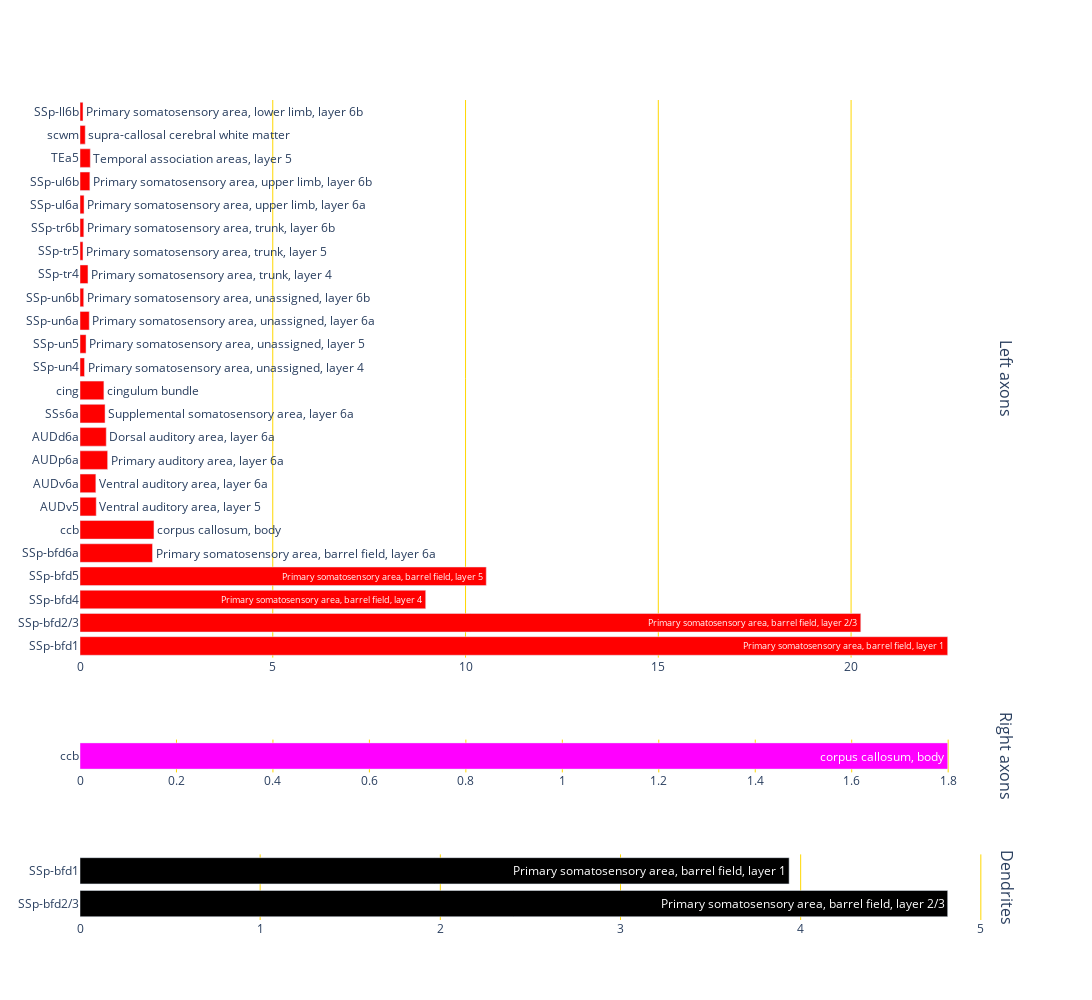

Source (notebook cell):
### Code cell
plot_hist(new_axonL,new_axonR,regionsD,out_name)

### Figure 1 — Plotly figure (JSON) as saved in the notebook; plotly's stock layout.template omitted (floating-point values rounded to 4 significant figures)
{"data": [{"hovertemplate": "<i>%{x}</i>, <b>%{text}</b>", "marker": {"color": "red"}, "name": "", "orientation": "h", "text": ["Primary somatosensory area, barrel field, layer 1", "Primary somatosensory area, barrel field, layer 2/3", "Primary somatosensory area, barrel field, layer 4", "Primary somatosensory area, barrel field, layer 5", "Primary somatosensory area, barrel field, layer 6a", "corpus callosum, body", "Ventral auditory area, layer 5", "Ventral auditory area, layer 6a", "Primary auditory area, layer 6a", "Dorsal auditory area, layer 6a", "Supplemental somatosensory area, layer 6a", "cingulum bundle", "Primary somatosensory area, unassigned, layer 4", "Primary somatosensory area, unassigned, layer 5", "Primary somatosensory area, unassigned, layer 6a", "Primary somatosensory area, unassigned, layer 6b", "Primary somatosensory area, trunk, layer 4", "Primary somatosensory area, trunk, layer 5", "Primary somatosensory area, trunk, layer 6b", "Primary somatosensory area, upper limb, layer 6a", "Primary somatosensory area, upper limb, layer 6b", "Temporal association areas, layer 5", "supra-callosal cerebral white matter", "Primary somatosensory area, lower limb, layer 6b"], "type": "bar", "x": [22.51, 20.25, 8.967, 10.54, 1.881, 1.919, 0.421, 0.411, 0.717, 0.681, 0.65, 0.62, 0.117, 0.157, 0.24, 0.096, 0.207, 0.077, 0.099, 0.105, 0.256, 0.267, 0.136, 0.078], "xaxis": "x", "y": ["SSp-bfd1", "SSp-bfd2/3", "SSp-bfd4", "SSp-bfd5", "SSp-bfd6a", "ccb", "AUDv5", "AUDv6a", "AUDp6a", "AUDd6a", "SSs6a", "cing", "SSp-un4", "SSp-un5", "SSp-un6a", "SSp-un6b", "SSp-tr4", "SSp-tr5", "SSp-tr6b", "SSp-ul6a", "SSp-ul6b", "TEa5", "scwm", "SSp-ll6b"], "yaxis": "y"}, {"hovertemplate": "<i>%{x}</i>, <b>%{text}</b>", "marker": {"color": "magenta"}, "name": "", "orientation": "h", "text": ["corpus callosum, body"], "type": "bar", "x": [1.799], "xaxis": "x2", "y": ["ccb"], "yaxis": "y2"}, {"hovertemplate": "<i>%{x}</i>, <b>%{text}</b>", "marker": {"color": "black"}, "name": "", "orientation": "h", "text": ["Primary somatosensory area, barrel field, layer 2/3", "Primary somatosensory area, barrel field, layer 1"], "type": "bar", "x": [4.816, 3.936], "xaxis": "x3", "y": ["SSp-bfd2/3", "SSp-bfd1"], "yaxis": "y3"}], "layout": {"annotations": [{"font": {"size": 16}, "showarrow": false, "text": "Left axons", "textangle": 90, "x": 0.98, "xanchor": "left", "xref": "paper", "y": 0.66, "yanchor": "middle", "yref": "paper"}, {"font": {"size": 16}, "showarrow": false, "text": "Right axons", "textangle": 90, "x": 0.98, "xanchor": "left", "xref": "paper", "y": 0.2, "yanchor": "middle", "yref": "paper"}, {"font": {"size": 16}, "showarrow": false, "text": "Dendrites", "textangle": 90, "x": 0.98, "xanchor": "left", "xref": "paper", "y": 0.04, "yanchor": "middle", "yref": "paper"}], "height": 1000, "paper_bgcolor": "rgba(0, 0, 0, 0)", "plot_bgcolor": "rgba(0, 0, 0, 0)", "showlegend": false, "width": 2000, "xaxis": {"anchor": "y", "autorange": true, "domain": [0, 0.98], "gridcolor": "gold", "range": [0, 23.69], "type": "linear"}, "xaxis2": {"anchor": "y2", "autorange": true, "domain": [0, 0.98], "gridcolor": "gold", "range": [0, 1.894], "type": "linear"}, "xaxis3": {"anchor": "y3", "autorange": true, "domain": [0, 0.98], "gridcolor": "gold", "range": [0, 5.069], "type": "linear"}, "yaxis": {"anchor": "x", "autorange": true, "categoryorder": "trace", "domain": [0.32, 1], "range": [-0.5, 23.5], "type": "category"}, "yaxis2": {"anchor": "x2", "autorange": true, "domain": [0.18, 0.22], "range": [-0.5, 0.5], "type": "category"}, "yaxis3": {"anchor": "x3", "autorange": true, "domain": [0, 0.08], "range": [-0.5, 1.5], "type": "category"}}}
